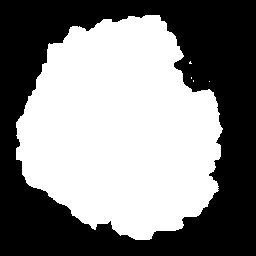
#> input picture images/leaf_1_segmented.jpg, 256 x 256 px, given in place of leaf_1.JPG, which was not available
$ jupyter execute lab_leaf_segmentation_1.ipynb   (text cells are left out)
#> lines starting #> are read from the running program, lines starting #| are printed output that depends on the picture; pictures that were not available may be replaced by others from this repository, and a replacement may not be noted
[cell 1]
import cv2
import numpy as np
import matplotlib.pyplot as plt

[cell 2]
im_list = ["./images/leaf_1.JPG", "./images/leaf_2.JPG", "./images/leaf_3.JPG"]

[cell 3]
plt.figure(figsize=(6,6))


for i,im_name in enumerate(im_list, start=1):
    im_bgr = cv2.imread(im_name)
#> im_bgr is the input picture: shape (256, 256, 3); min 0, max 255, mean 131.7
    im_rgb = cv2.cvtColor(im_bgr, cv2.COLOR_BGR2RGB)

    # párametros de los subplots
    n_cols = 3
    n_rows = im_list.__len__() // n_cols + 1

    # plt.subplot(1,3,i) #hardcoded
    plt.subplot(n_rows,n_cols,i)
    plt.imshow(im_rgb)
    plt.title(f"Imagen {i}")
    plt.axis('off')
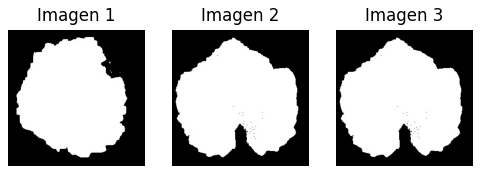
#> figure drawn by matplotlib, 3 panels

[cell 4]
# Grafica de los histogramas de las imágenes
colors = ('r', 'g', 'b')
plt.figure(figsize=(6,6))
f = 0
for i, im_name in enumerate(im_list):
    im_bgr = cv2.imread(im_name)
    im_rgb = cv2.cvtColor(im_bgr, cv2.COLOR_BGR2RGB)  # <= actualice su código si utiliza otro espacio de color
    for u, color in enumerate(colors):
        f += 1
        plt.subplot(3, 3, f)
        hist = cv2.calcHist([im_rgb], [u], None, [256], [0, 256])


        plt.plot(hist, color=color)
        plt.title(f'Histograma - Canal {color.upper()} {f}')
        plt.xlabel('Intensidad de los píxeles')
        plt.ylabel('Frecuencia')
#> after the loop, f = 3
plt.show()
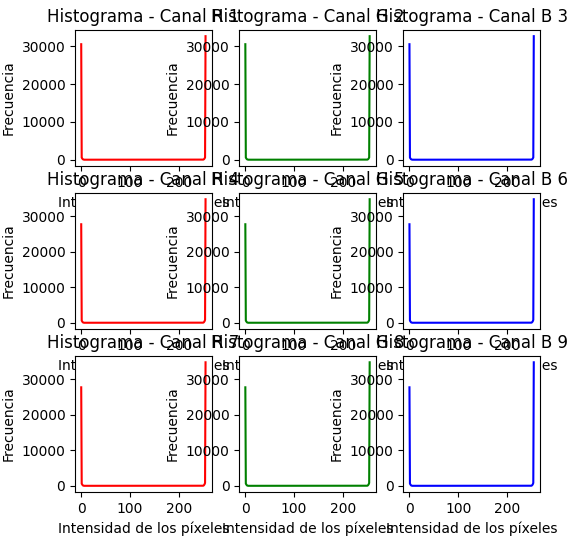
#> figure drawn by matplotlib, 9 panels; panel 1: curve peaks at x = 255, y = 32644; panel 2: curve peaks at x = 255, y = 32644; panel 3: curve peaks at x = 255, y = 32644; panel 4: curve peaks at x = 255, y = 34846

[cell 5]
def bilateral_segmentation(im_rgb, lower_bound, upper_bound):
    # Convertir a color HSV
    im_hsv = cv2.cvtColor(im_rgb, cv2.COLOR_RGB2HSV)
#> im_hsv: shape (256, 256, 3); mean H, S, V 0, 0, 131.7

    # Máscara a la imagenes originales
    mask = cv2.inRange(im_hsv, np.array(lower_bound, dtype=np.uint8), np.array(upper_bound, dtype=np.uint8))
#> mask: shape (256, 256); every value is 0

     # Create a binary mask where the leaf is white and the background is black
    binary_mask = np.zeros_like(mask)
    binary_mask[mask > 0] = 255

    return binary_mask


    # Umbrales para segmentar las hojas
lower_bound = [35, 25, 35]   # Verde bajo
upper_bound = [90, 255, 255] # Verde alto

plt.figure(figsize=(10, 8))
for i, im_name in enumerate(im_list, start=1):
    im_bgr = cv2.imread(im_name)
    im_rgb = cv2.cvtColor(im_bgr, cv2.COLOR_BGR2RGB)

    segmented = bilateral_segmentation(im_rgb, lower_bound, upper_bound)

    plt.subplot(1, 3, i)
    plt.imshow(segmented, cmap='gray')
    plt.title(f"Segmentación Hoja {i}")
    plt.axis("off")

plt.show()
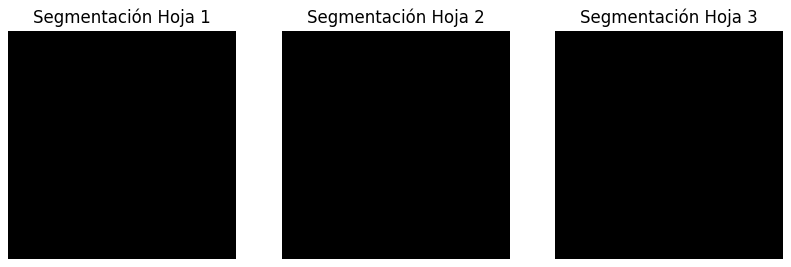
#> figure drawn by matplotlib, 3 panels

[cell 6]
plt.figure(figsize=(6,6))

for i,im_name in enumerate(im_list, start=1):
    im_bgr = cv2.imread(im_name)
    im_rgb = cv2.cvtColor(im_bgr, cv2.COLOR_BGR2RGB)   # <= actualice su código si utiliza otro espacio de color

    # algoritmo de segmentación bilateral
    im_seg = bilateral_segmentation(im_rgb, lower_bound, upper_bound) # recuerde actualizar los argumentos

    plt.subplot(2,3,i) #hardcoded
    plt.imshow(im_rgb)
    plt.title(f"Imagen {i}")
    plt.axis('off')

    plt.subplot(2,3,i+3) #hardcoded
    plt.imshow(im_seg, cmap='gray')
    plt.title(f"Seg {i}")
    plt.axis('off')

    # save each image segmented
    cv2.imwrite(f"./images/leaf_{i}_segmented.jpg", im_seg)
